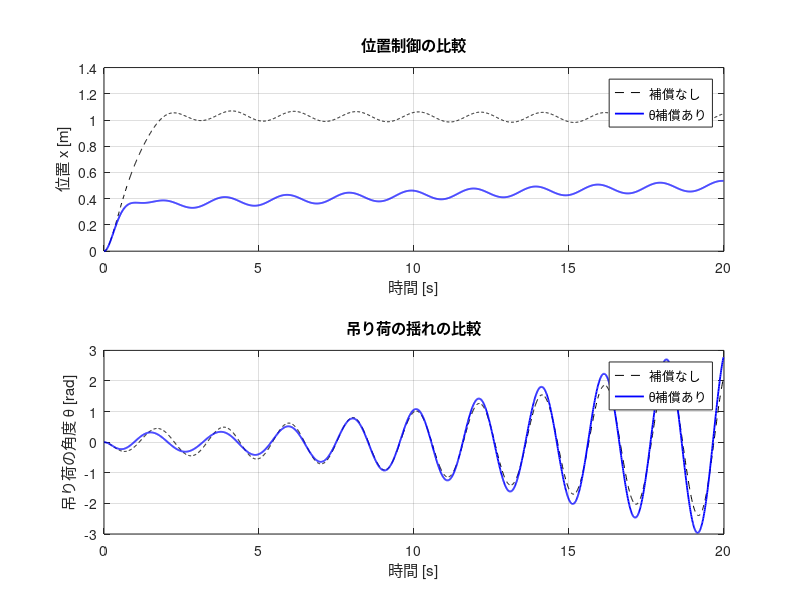

MATLAB code for this plot:
clear; clc;

% --- パラメータ ---
g = 9.81;         % 重力加速度
L = 1.0;          % 紐の長さ
omega = sqrt(g/L);
A = 0.5;          % 外乱の振幅
dt = 0.01;
T = 20;
N = T/dt;
xref = 1.0;

% PID ゲイン（必要に応じて調整）
Kp = 5; Kd = 4; Ki = 0.2;
K_theta = 10;  % θ̂ に対する抑制ゲイン

% オブザーバゲイン（θ, θ̇ 推定）
L_obs = [30; 500];  % 2次オブザーバのゲイン

% --- 初期化 ---
x1 = zeros(4, N);  % 通常制御（補償なし）
x2 = zeros(4, N);  % θ̂補償あり制御
z_obs = zeros(2, N);  % オブザーバ状態 [θ̂; θ̇̂]

e_int1 = 0; e_int2 = 0;
x_log1 = zeros(1,N-1); theta_log1 = zeros(1,N-1);
x_log2 = zeros(1,N-1); theta_log2 = zeros(1,N-1);

% --- メインループ ---
for k = 1:N-1
    % 外乱（吊り荷による周期正弦外乱）
    d = -A * sin(omega * (k*dt));

    % ========== 通常PID ==========
    e1 = xref - x1(1,k); de1 = -x1(2,k); e_int1 = e_int1 + e1*dt;
    u1 = Kp*e1 + Kd*de1 + Ki*e_int1;

    dx1 = x1(2,k);
    dx2 = u1 + d;
    dx3 = x1(4,k);
    dx4 = -g/L * x1(3,k) - (1/L) * u1;
    x1(:,k+1) = x1(:,k) + dt * [dx1; dx2; dx3; dx4];

    x_log1(k) = x1(1,k); theta_log1(k) = x1(3,k);

    % ========== θ̂補償制御 ==========
    e2 = xref - x2(1,k); de2 = -x2(2,k); e_int2 = e_int2 + e2*dt;
    u_pid = Kp*e2 + Kd*de2 + Ki*e_int2;

    % θオブザーバ（観測 y = x2(1,k)）
    y = x2(1,k);

    % 観測誤差（観測値 - 推定値）
    est_error = y - z_obs(1,k);

    dz1 = z_obs(2,k) + L_obs(1) * est_error;
    dz2 = -g/L * z_obs(1,k) - (1/L) * u_pid + L_obs(2) * est_error;
    z_obs(:,k+1) = z_obs(:,k) + dt * [dz1; dz2];

    u2 = u_pid - K_theta * z_obs(1,k);  % θ̂ による補償

    dx1 = x2(2,k);
    dx2 = u2 + d;
    dx3 = x2(4,k);
    dx4 = -g/L * x2(3,k) - (1/L) * u2;
    x2(:,k+1) = x2(:,k) + dt * [dx1; dx2; dx3; dx4];

    x_log2(k) = x2(1,k); theta_log2(k) = x2(3,k);
end

t = 0:dt:(N-2)*dt;

% --- グラフ表示 ---
figure('Position', [100 100 800 600]);

subplot(2,1,1);
plot(t, x_log1, 'k--', t, x_log2, 'b', 'LineWidth', 1.3);
xlabel('時間 [s]'); ylabel('位置 x [m]');
title('位置制御の比較');
legend('補償なし', 'θ̂補償あり');
grid on;

subplot(2,1,2);
plot(t, theta_log1, 'k--', t, theta_log2, 'b', 'LineWidth', 1.3);
xlabel('時間 [s]'); ylabel('吊り荷の角度 \theta [rad]');
title('吊り荷の揺れの比較');
legend('補償なし', 'θ̂補償あり');
grid on;
